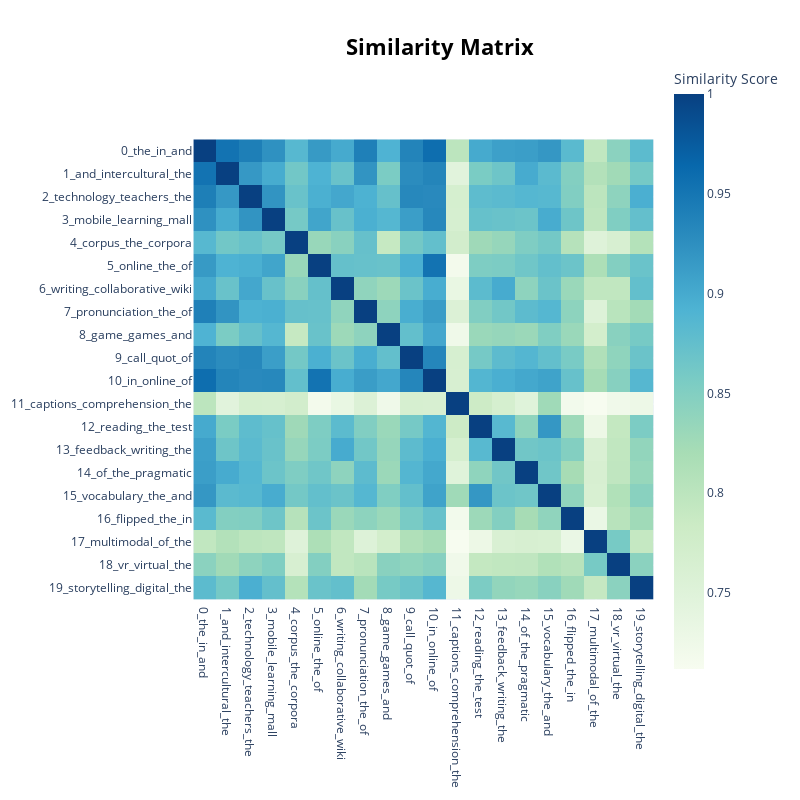

Here is the notebook cell this chart was saved with:
### Code cell
model.visualize_heatmap()

### Figure 1 — Plotly figure (JSON) as saved in the notebook; plotly's stock layout.template omitted (floating-point values rounded to 4 significant figures; data arrays with more than 128 entries replaced by an {"elided": "..."} marker saying what was removed)
{"data": [{"coloraxis": "coloraxis", "hovertemplate": "x: %{x}<br>y: %{y}<br>Similarity Score: %{z}<extra></extra>", "name": "0", "type": "heatmap", "x": ["0_the_in_and", "1_and_intercultural_the", "2_technology_teachers_the", "3_mobile_learning_mall", "4_corpus_the_corpora", "5_online_the_of", "6_writing_collaborative_wiki", "7_pronunciation_the_of", "8_game_games_and", "9_call_quot_of", "10_in_online_of", "11_captions_comprehension_the", "12_reading_the_test", "13_feedback_writing_the", "14_of_the_pragmatic", "15_vocabulary_the_and", "16_flipped_the_in", "17_multimodal_of_the", "18_vr_virtual_the", "19_storytelling_digital_the"], "xaxis": "x", "y": ["0_the_in_and", "1_and_intercultural_the", "2_technology_teachers_the", "3_mobile_learning_mall", "4_corpus_the_corpora", "5_online_the_of", "6_writing_collaborative_wiki", "7_pronunciation_the_of", "8_game_games_and", "9_call_quot_of", "10_in_online_of", "11_captions_comprehension_the", "12_reading_the_test", "13_feedback_writing_the", "14_of_the_pragmatic", "15_vocabulary_the_and", "16_flipped_the_in", "17_multimodal_of_the", "18_vr_virtual_the", "19_storytelling_digital_the"], "yaxis": "y", "z": {"elided": "20x20 float values"}}], "layout": {"coloraxis": {"colorbar": {"title": {"text": "Similarity Score"}}, "colorscale": [[0, "rgb(247,252,240)"], [0.125, "rgb(224,243,219)"], [0.25, "rgb(204,235,197)"], [0.375, "rgb(168,221,181)"], [0.5, "rgb(123,204,196)"], [0.625, "rgb(78,179,211)"], [0.75, "rgb(43,140,190)"], [0.875, "rgb(8,104,172)"], [1, "rgb(8,64,129)"]]}, "height": 800, "hoverlabel": {"bgcolor": "white", "font": {"family": "Rockwell", "size": 16}}, "legend": {"title": {"text": "Trend"}}, "margin": {"t": 60}, "showlegend": true, "title": {"font": {"color": "Black", "size": 22}, "text": "<b>Similarity Matrix</b>", "x": 0.55, "xanchor": "center", "y": 0.95, "yanchor": "top"}, "width": 800, "xaxis": {"anchor": "y", "constrain": "domain", "domain": [0, 1], "scaleanchor": "y"}, "yaxis": {"anchor": "x", "autorange": "reversed", "constrain": "domain", "domain": [0, 1]}}}
